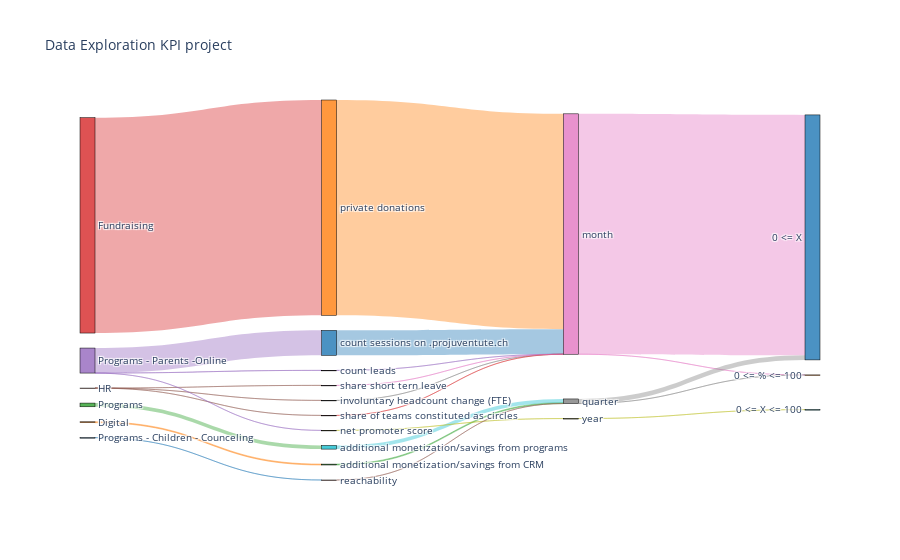

Here is the notebook cell this chart was saved with:
### Code cell
# @title
data = genSankey(df,cat_cols=['circle','kpi','periodicity','range'],value_cols='value',title='KPI project')

# override gray link colors with 'source' colors
opacity = 0.4
# change 'magenta' to its 'rgba' value to add opacity
#data['data'][0]['node']['color'] = ['rgba(255,0,255, 0.8)' if color == "magenta" else color for color in data['data'][0]['node']['color']]
data['data'][0]['link']['color'] = [data['data'][0]['node']['color'][src].replace("0.8", str(opacity))
                                    for src in data['data'][0]['link']['source']]

fig = go.Figure(data=[go.Sankey(
    valueformat = ".0f",
    valuesuffix = " total",
    # Define nodes
    node = dict(
      pad = 15,
      thickness = 15,
      line = dict(color = "black", width = 0.5),
      label =  data['data'][0]['node']['label'],
      color =  data['data'][0]['node']['color']
    ),
    # Add links
    link = dict(
      source =  data['data'][0]['link']['source'],
      target =  data['data'][0]['link']['target'],
      value =  data['data'][0]['link']['value'],
      # label =  data['data'][0]['link']['label'],
      color =  data['data'][0]['link']['color']
))])

fig.update_layout(title_text="Data Exploration KPI project",
                  font_size=10)
fig.show()

### Figure 1 — Plotly figure (JSON) as saved in the notebook; plotly's stock layout.template omitted (floating-point values rounded to 4 significant figures)
{"data": [{"link": {"color": ["rgba(255, 127, 14, 0.4)", "rgba(214, 39, 40, 0.4)", "rgba(140, 86, 75, 0.4)", "rgba(140, 86, 75, 0.4)", "rgba(140, 86, 75, 0.4)", "rgba(44, 160, 44, 0.4)", "rgba(31, 119, 180, 0.4)", "rgba(148, 103, 189, 0.4)", "rgba(148, 103, 189, 0.4)", "rgba(148, 103, 189, 0.4)", "rgba(44, 160, 44, 0.4)", "rgba(23, 190, 207, 0.4)", "rgba(148, 103, 189, 0.4)", "rgba(31, 119, 180, 0.4)", "rgba(127, 127, 127, 0.4)", "rgba(227, 119, 194, 0.4)", "rgba(227, 119, 194, 0.4)", "rgba(188, 189, 34, 0.4)", "rgba(255, 127, 14, 0.4)", "rgba(127, 127, 127, 0.4)", "rgba(127, 127, 127, 0.4)", "rgba(140, 86, 75, 0.4)", "rgba(214, 39, 40, 0.4)", "rgba(227, 119, 194, 0.4)", "rgba(188, 189, 34, 0.4)"], "source": [1, 3, 5, 5, 5, 2, 0, 4, 4, 4, 12, 9, 14, 10, 7, 16, 16, 8, 11, 17, 17, 15, 13, 6, 18], "target": [12, 11, 7, 13, 6, 9, 15, 14, 10, 8, 17, 17, 16, 16, 16, 21, 20, 18, 16, 21, 20, 17, 16, 16, 19], "value": [51000, 12322961, 7.69, 515, 17.8, 212258, 134.5, 1101, 1430583, 35, 51000, 212258, 1101, 1430583, 7.69, 540.5, 13754645, 35, 12322961, 134.5, 263258, 134.5, 515, 17.8, 35]}, "node": {"color": ["rgba(31, 119, 180, 0.8)", "rgba(255, 127, 14, 0.8)", "rgba(44, 160, 44, 0.8)", "rgba(214, 39, 40, 0.8)", "rgba(148, 103, 189, 0.8)", "rgba(140, 86, 75, 0.8)", "rgba(227, 119, 194, 0.8)", "rgba(127, 127, 127, 0.8)", "rgba(188, 189, 34, 0.8)", "rgba(23, 190, 207, 0.8)", "rgba(31, 119, 180, 0.8)", "rgba(255, 127, 14, 0.8)", "rgba(44, 160, 44, 0.8)", "rgba(214, 39, 40, 0.8)", "rgba(148, 103, 189, 0.8)", "rgba(140, 86, 75, 0.8)", "rgba(227, 119, 194, 0.8)", "rgba(127, 127, 127, 0.8)", "rgba(188, 189, 34, 0.8)", "rgba(23, 190, 207, 0.8)", "rgba(31, 119, 180, 0.8)", "rgba(255, 127, 14, 0.8)", "rgba(44, 160, 44, 0.8)", "rgba(214, 39, 40, 0.8)", "rgba(148, 103, 189, 0.8)", "rgba(140, 86, 75, 0.8)", "rgba(227, 119, 194, 0.8)", "rgba(127, 127, 127, 0.8)", "rgba(188, 189, 34, 0.8)", "rgba(23, 190, 207, 0.8)", "rgba(31, 119, 180, 0.8)", "rgba(255, 127, 14, 0.8)", "rgba(44, 160, 44, 0.8)", "rgba(214, 39, 40, 0.8)", "rgba(148, 103, 189, 0.8)", "rgba(255,0,255, 0.8)", "rgba(227, 119, 194, 0.8)", "rgba(127, 127, 127, 0.8)", "rgba(188, 189, 34, 0.8)", "rgba(23, 190, 207, 0.8)", "rgba(31, 119, 180, 0.8)", "rgba(255, 127, 14, 0.8)", "rgba(44, 160, 44, 0.8)", "rgba(214, 39, 40, 0.8)", "rgba(148, 103, 189, 0.8)", "rgba(140, 86, 75, 0.8)", "rgba(227, 119, 194, 0.8)", "rgba(127, 127, 127, 0.8)"], "label": ["Programs - Children - Counceling", "Digital", "Programs", "Fundraising", "Programs - Parents -Online", "HR", "share short tern leave", "involuntary headcount change (FTE)", "net promoter score", "additional monetization/savings from programs", "count sessions on .projuventute.ch", "private donations", "additional monetization/savings from CRM", "share of teams constituted as circles", "count leads", "reachability", "month", "quarter", "year", "0 <= X <= 100", "0 <= X", "0 <= % <= 100"], "line": {"color": "black", "width": 0.5}, "pad": 15, "thickness": 15}, "type": "sankey", "valueformat": ".0f", "valuesuffix": " total"}], "layout": {"font": {"size": 10}, "title": {"text": "Data Exploration KPI project"}}}
